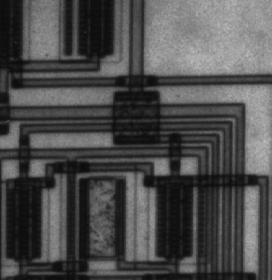
#> input picture ThirdYear/FirstTerm/ImageProcessing/Labs/lab4/lab5/Lab_Edge_Detection_STD/circuit.tif, 272 x 280 px, found by its file name
$ jupyter execute Lab_Edge_Detection_STD.ipynb   (shell and % lines are left out)
#> lines starting #> are read from the running program, lines starting #| are printed output that depends on the picture; after the words box and inside, x2 and y2 are one past the last pixel; in counts of white or black regions, pixels touching at a corner belong together
# Lab 4 - part2
### Edge Detection

https://github.com/scikit-image/scikit-image/blob/master/skimage/filters/edges.py

http://scikit-image.org/docs/0.11.x/auto_examples/plot_edge_filter.html

http://scikit-image.org/docs/dev/auto_examples/edges/plot_canny.html

[cell 1]
from commonfunctions import *
from skimage.filters import roberts, sobel, scharr,prewitt
from skimage import feature
from scipy.signal import convolve2d

- ### read the image

[cell 2]
img = io.imread('circuit.tif',as_gray=True)
#> img is the input picture: shape (280, 272); min 12, max 191, mean 76.3
io.imshow(img)

- ### Built-in Sobel, Prewitt, Roberts, Canny

[cell 3]
edge_roberts = roberts(img)
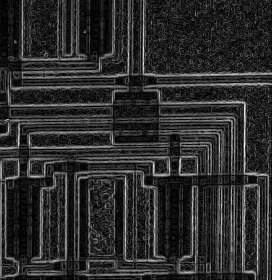
#> edge_roberts: shape (280, 272) float64; min 0, max 0.208, mean 0.0363; drawn with min black and max white
# it takes an additional optional mask which is a 2d array which limit the application to a certain area
edge_sobel = sobel(img)
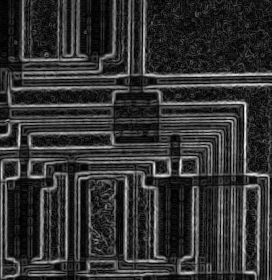
#> edge_sobel: shape (280, 272) float64; min 0, max 0.225, mean 0.0447; drawn with min black and max white
edge_canny=feature.canny(img,sigma=1.5)
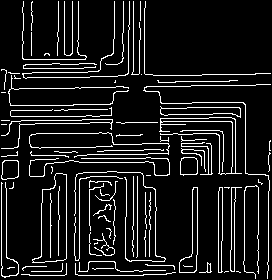
#> edge_canny: shape (280, 272) bool; 10.3% white in thin lines or dots
# sigma is the standars diviation of gaussian filter more sigma the more it will remove noise and affects owr edges
edge_prewitt=prewitt(img)

fig, (ax0, ax1,ax2,ax3) = plt.subplots(ncols=4, figsize=(15, 15))

ax0.imshow(edge_roberts, cmap=plt.cm.gray)
ax0.set_title('Roberts Edge Detection')
ax0.axis('off')

ax1.imshow(edge_sobel, cmap=plt.cm.gray)
ax1.set_title('Sobel Edge Detection')
ax1.axis('off')

ax2.imshow(edge_canny, cmap=plt.cm.gray)
ax2.set_title('canny Edge Detection')
ax2.axis('off')

ax3.imshow(edge_prewitt, cmap=plt.cm.gray)
ax3.set_title('prewitt Edge Detection')
ax3.axis('off')

plt.tight_layout()
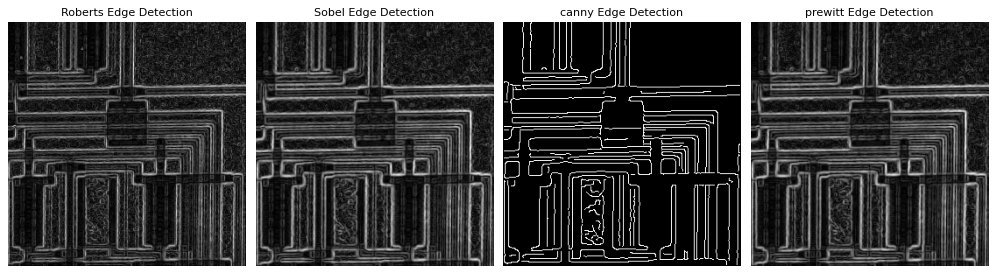
#> figure drawn by matplotlib, 4 panels

- ### Notes:
    - **Roberts Edge detector** is highly affected by the noise due to its small kernall
    - **Sobel Edge detector** is like prewitt but with additional weights at the middle (gives dervative ?)
    - **Prewitt Edge detector** is based on the central difference (same intensity gives zero different intensties gives a hight intensity edge depending on absolute difference between them )
    - **Canny Edge detector** is the best among last 3 filters it tries to satisfy all three:
        - smooth the image using gaussian filter
        - computes gradient magnitude and orientation
        - apply non-maxima suppression make it single response
        - apply double thresholding and hystersis
    - we can see that sigma plays a very important rule in canny edge detector as sigma increases noise is elleminated but it also affects our small edges.

- ### Custom Sobel (V-H-Both)

[cell 4]
# 2. Custom Sobel (V-H-Both)
hx = np.array([
    [ -1, -2, -1],
    [ 0, 0, 0],
    [ 1, 2, 1]
])

hy = np.array([
    [ -1, 0, 1],
    [ -2, 0, 2],
    [ -1, 0, 1]
])
# getting edges
vertical_edges=convolve2d(img, hy)
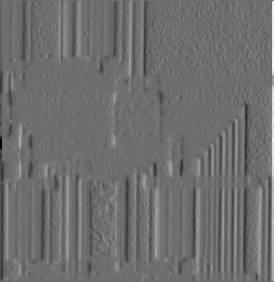
#> vertical_edges: shape (282, 274) int64; min -523, max 681, mean 0; drawn with min black and max white
horizontal_edges=convolve2d(img, hx)
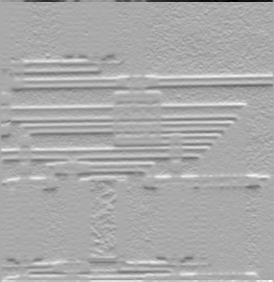
#> horizontal_edges: shape (282, 274) int64; min -681, max 340, mean 0; drawn with min black and max white
# Compute G[x,y]
G=np.sqrt(np.square(vertical_edges)+np.square(horizontal_edges))
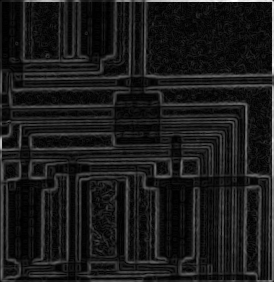
#> G: shape (282, 274) float64; min 0, max 681, mean 71.1; drawn with min black and max white
# normalize Gradiant result to be in between [0,1]
G_normalized=G/255
img_thresholded=G_normalized>0.5
#> img_thresholded: shape (282, 274) bool; 15.4% white in thin lines or dots

[cell 5]
fig, (ax0, ax1,ax2,ax3)=plt.subplots(ncols=4, figsize=(15, 15))
#show output images from last cell block
ax0.imshow(vertical_edges, cmap=plt.cm.gray)
ax0.set_title('vertical edges ')
ax0.axis('off')

ax1.imshow(horizontal_edges, cmap=plt.cm.gray)
ax1.set_title('horizontal edges ')
ax1.axis('off')


ax2.imshow(G/255, cmap=plt.cm.gray)
ax2.set_title('Gradiant magnitude')
ax2.axis('off')

ax3.imshow(img_thresholded, cmap=plt.cm.gray)
ax3.set_title('Gradiant magnitude(thresholded)')
ax3.axis('off')

- ### Custom LoG

[cell 6]
# 3. Custom LoG
thres= 20
# 1] apply gaussian filter:
gaussianFilter = (1.0/16.0)*np.array([
    [ 1.0, 2.0, 1.0],
    [ 2.0, 4.0, 2.0],
    [ 1.0, 2.0, 1.0]
])

imageFiltered= convolve2d(img, gaussianFilter)
# apply laplacian filter:

F1 = np.array([
    [ -1.0, -1.0, -1.0],
    [ -1.0, 8.0, -1.0],
    [ -1.0, -1.0, -1.0]
])

F2 = np.array([
    [ 0, 1.0, 0],
    [ 1.0, -4.0, 1.0],
    [ 0, 1.0, 0]
])

LOG_F1=convolve2d(imageFiltered, F1)
LOG_F2=convolve2d(imageFiltered, F2)
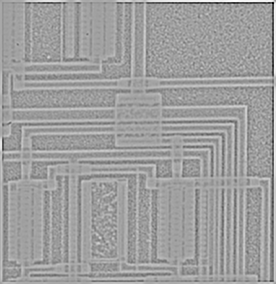
#> LOG_F2: shape (284, 276) float64; min -70.62, max 42.56, mean 0; drawn with min black and max white

#thresholding
LOG_F1=LOG_F1>thres
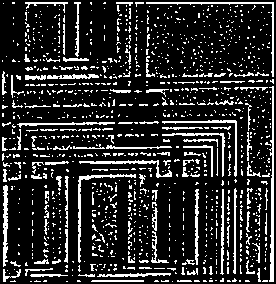
#> LOG_F1: shape (284, 276) bool; 16.8% white in thin lines or dots
LOG_F2=LOG_F2>thres
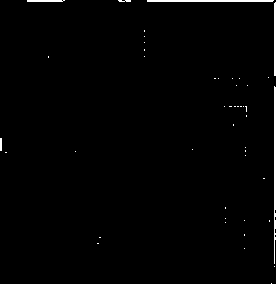
#> LOG_F2: shape (284, 276) bool; 1.2% white; 46 white regions (40 under 20 px), largest, box (x1, y1, x2, y2) and area: (274, 86, 276, 264) 319, (147, 0, 274, 2) 253, (274, 2, 276, 76) 147, (27, 0, 65, 2) 73, (0, 138, 2, 151) 26, (118, 0, 131, 2) 21

[cell 7]
#show output images from last cell
fig, (ax0, ax1,ax2)=plt.subplots(ncols=3, figsize=(15, 15))

ax0.imshow(imageFiltered, cmap=plt.cm.gray)
ax0.set_title('Filtered Image')
ax0.axis('off')

ax1.imshow(LOG_F1, cmap=plt.cm.gray)
ax1.set_title('LOG filter 1')
ax1.axis('off')

ax2.imshow(LOG_F2, cmap=plt.cm.gray)
ax2.set_title('LOG filter 2 ')
ax2.axis('off')
